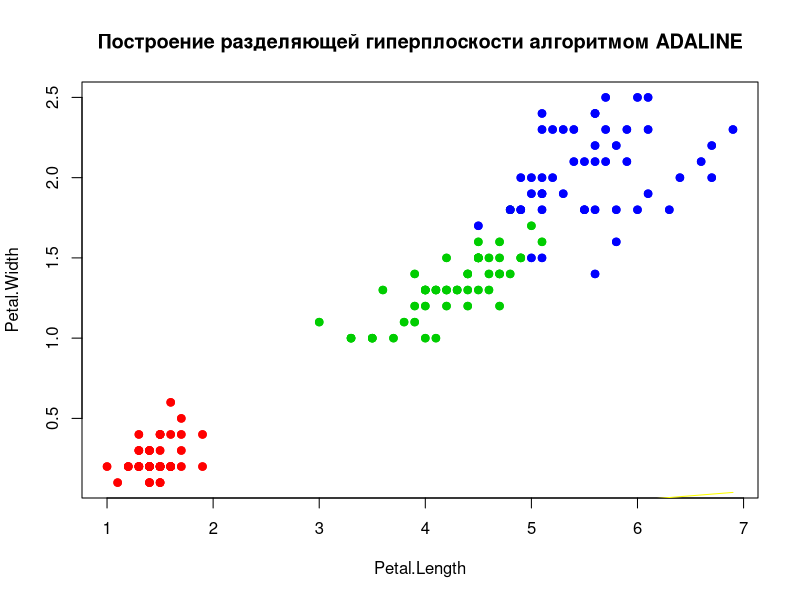

Write R code to recreate this figure. (Note: this script raises an error after producing the figure.)
ADALINE <- function (z, feature_matrix, labels, L, flag, eps) {
  l <- dim(feature_matrix)[1]
  n <- dim(feature_matrix)[2]
  #print(n)
  #вектор весов
  w <- rep(0, n)
  #left <- min(iris$Petal.Length)
  #right <- max(iris$Petal.Length)
  left <- min(feature_matrix[,1])
  right <- max(feature_matrix[,1])
  coords <- matrix(0, 0, 2)

  #инициализация вектора весов
  tmp <- 1
  for (i in 1:n) {
    w[i] <- runif(1, -1 / (2 * tmp), 1 / (2 * tmp))
  }

  #подсчет ошибки
  Q <- 0
  for (i in 1:l) {
    Q <- Q + L((w %*% feature_matrix[i,]) * labels[i])
  }

  cnt <- 0
  #параметр сглаживания
  lambda <- 1 / 200
  while (Q > eps & cnt != 5) {
    index <- runif(1, 1, l) %/% 1
    #print(index)
    etha <- 1 / feature_matrix[index,] %*% feature_matrix[index,]
    epsilon <- L((w %*% feature_matrix[index,]) * labels[index])
    if (epsilon < 1 / 100) {next}
    if (flag == 1) w <- w - as.double(etha) * as.double(((w %*% feature_matrix[index,]) - labels[index])) * feature_matrix[index,]
    if (flag == 2) w <- w - as.double(etha) * feature_matrix[index,] * labels[index]
    new_Q <- (1 - lambda) * Q + lambda * epsilon
    if (new_Q <= Q + 1e-6 & new_Q >= Q - 1e-6) {
      cnt <- cnt + 1
    }
    else {
      Q <- new_Q
      cnt <- 0
    }
    for (i in seq(left, right, 0.1)) {
      y <- (-w[1] * i) / w[2] - w[3]
      coords <- rbind(coords, c(i, y))
    }
    if (Q >= eps) points(coords, type="l", col = "blue")

  }
  return(w)
}

L_ada <- function(x) {
  return((x - 1) ^ 2)
}

L_Hebb <- function(x){
  if (x < 1) return(-x)
  else return(0)
}


labels <- rep(0, 100)
for (i in 1:50) {
  labels[i] <- -1
}
for (i in 51:100) {
  labels[i] <- 1
}

#z <- c(3.0, 0.7)
#tmp <- matrix(0, 100, 1)
#for (i in 1:100) {
#  tmp[i] <- 1
#}
#feature_matrix <- cbind(as.matrix(iris[1:100, 3:4]), tmp)
##dim(feature_matrix)[2]
#w <- ADALINE(z, feature_matrix, labels, L, 5)

#работа на искусственной выборке
#feature_matrix <- matrix(0,6  ,2)
#feature_matrix[1,] <- c(0.8, 1)
#feature_matrix[2,] <- c(0.65, 0.9)
#feature_matrix[3,] <- c(0.6, 1.1)
#feature_matrix[4,] <- c(1.2, 1)
#feature_matrix[5,] <- c(1.4, 0.9)
#feature_matrix[6,] <- c(1.3, 1.1)
##feature_matrix[4,] <- c(1, 1)
#plot(feature_matrix)
#labels <- rep(1, 6)
#for (i in 1:3)  {
#  labels[i] <- -1
#}
#colors <- c("-1" = "red", "1" = "green3")
#plot(feature_matrix, pch = 21, col = colors[as.character(labels[])], bg = colors[as.character(labels[])])
#w <- ADALINE(z, feature_matrix, labels, L, 5)
#points(feature_matrix, pch = 21, col = colors[as.character(labels[])], bg = colors[as.character(labels[])])
##w
#l <- min(feature_matrix[,1])
#r <- max(feature_matrix[,1])
#coords <- matrix(0, 0, 2)
#for (i in seq(l, r, 0.1)) {
#  y <- (-w[1] * i) / w[2]
#  coords <- rbind(coords, c(i, y))
#}
#points(coords, type="l", col = "yellow")






#работа на ирисах
colors <- c("setosa" = "red", "versicolor" = "green3", "virginica" = "blue")
plot(iris[,3:4], pch = 21, col = colors[iris[,5]], bg = colors[iris[,5]], main = "Построение разделяющей гиперплоскости алгоритмом ADALINE")
tmp <- matrix(0, 100, 1)
for (i in 1:100) {
  tmp[i] <- 1
}
feature_matrix <- cbind(as.matrix(iris[1:100, 3:4]), tmp)

weight <- ADALINE(z, feature_matrix, labels, L_Hebb, 2, 5)
points(iris[,3:4], pch = 21, col = colors[iris[,5]], bg = colors[iris[,5]])
weight
l <- min(iris$Petal.Length)
r <- max(iris$Petal.Length)
coords <- matrix(0, 0, 2)
for (x in seq(l, r, 0.1)) {
  y <- (-weight[1] * x) / weight[2] - weight[3]
  coords <- rbind(coords, c(x, y))
}
points(coords, type="l", col = "yellow")

Q <- 0
l <- 100

for (i in 1:l) {
    Q <- Q + L((weight %*% feature_matrix[i,]) * labels[i])
}
Q